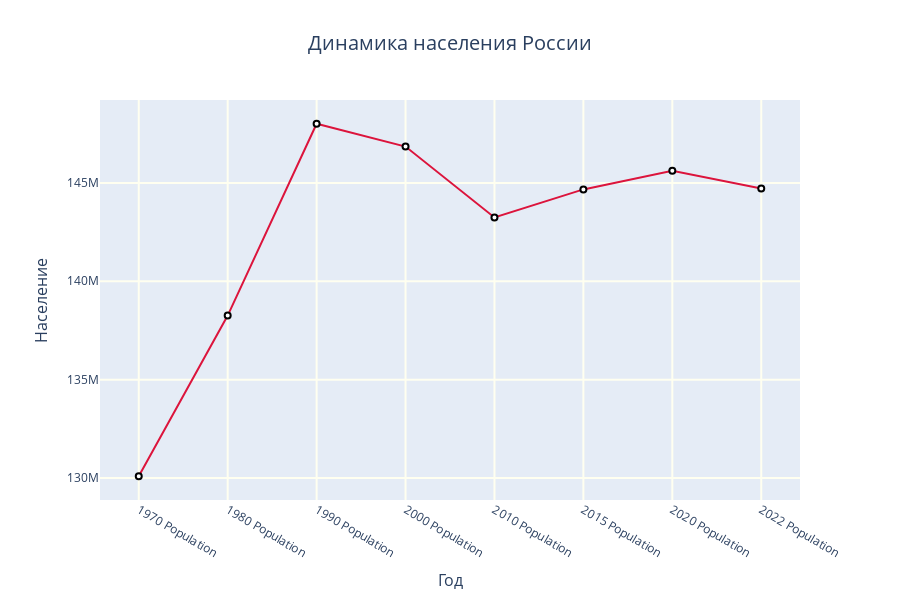

The notebook cell saved with this chart:
### Markdown cell above
5. Построить линейный график накопленных значений количественного
показателя.
5.1. Сделать график с линиями и маркерами, цвет линии 'crimson', цвет
точек 'white', цвет границ точек 'black', толщина границ точек равна 2.
5.2. Добавить сетку на график, сделать её цвет 'ivory' и толщину равную 2.
(Можно сделать это при настройке осей с помощью gridwidth=2,
gridcolor='ivory').

### Code cell
russia = data.loc[data['Country'] == 'Russia']
years = np.flip(list(russia)[5:13])
population = np.flip(russia.values.tolist()[0][5:13])
line_chart = px.line(
    x=years,
    y=population,
    markers=True,
    height=600,
    labels={
        'x':'Год',
        'y':'Население'
    })
fig = go.Figure(line_chart)

fig.update_traces(
    textfont_size=14,
    line_color='crimson',
    marker_color="white",
    marker=dict(line=dict(
        color='black',
        width=2
    )))
fig.update_layout(
    title_text='Динамика населения России', 
    title_font_size=20,
    title_x=0.5,
    margin=dict(
        l=100,
        r=100,
        t=100,
        b=100
    ),
    xaxis_title_font_size=16,
    yaxis_title_font_size=16
    )
fig.update_xaxes(gridwidth=2, gridcolor='ivory')
fig.update_yaxes(gridwidth=2, gridcolor='ivory')
fig.show()

### Figure 1 — Plotly figure (JSON) as saved in the notebook; plotly's stock layout.template omitted (floating-point values rounded to 4 significant figures)
{"data": [{"hovertemplate": "Год=%{x}<br>Население=%{y}<extra></extra>", "legendgroup": "", "line": {"color": "crimson", "dash": "solid"}, "marker": {"color": "white", "line": {"color": "black", "width": 2}, "symbol": "circle"}, "mode": "markers+lines", "name": "", "orientation": "v", "showlegend": false, "textfont": {"size": 14}, "type": "scatter", "x": ["1970 Population", "1980 Population", "1990 Population", "2000 Population", "2010 Population", "2015 Population", "2020 Population", "2022 Population"], "xaxis": "x", "y": [130093010, 138257420, 148005704, 146844839, 143242599, 144668389, 145617329, 144713314], "yaxis": "y"}], "layout": {"height": 600, "legend": {"tracegroupgap": 0}, "margin": {"b": 100, "l": 100, "r": 100, "t": 100}, "title": {"font": {"size": 20}, "text": "Динамика населения России", "x": 0.5}, "xaxis": {"anchor": "y", "domain": [0, 1], "gridcolor": "ivory", "gridwidth": 2, "title": {"font": {"size": 16}, "text": "Год"}}, "yaxis": {"anchor": "x", "domain": [0, 1], "gridcolor": "ivory", "gridwidth": 2, "title": {"font": {"size": 16}, "text": "Население"}}}}
